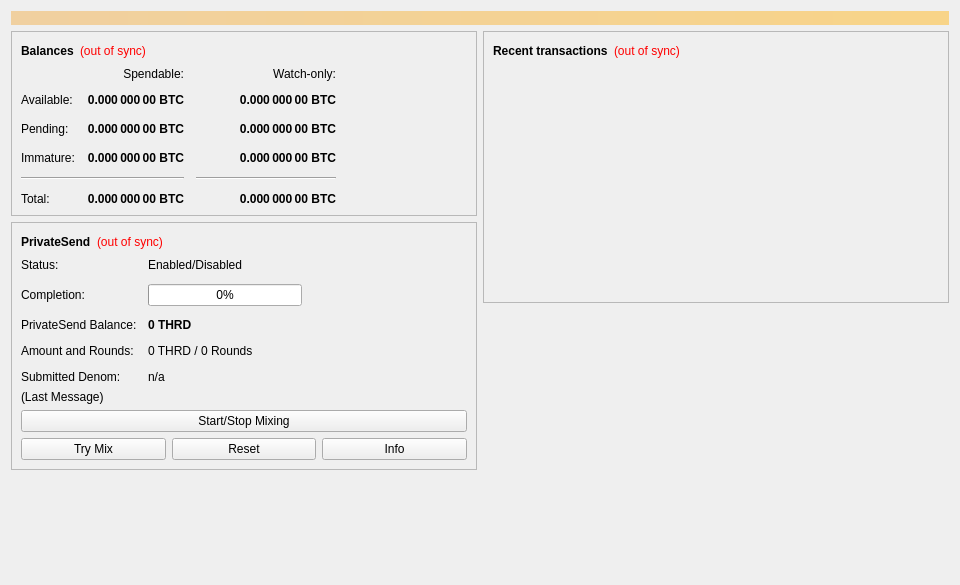
<?xml version="1.0" encoding="UTF-8"?>
<ui version="4.0">
 <class>OverviewPage</class>
 <widget class="QWidget" name="OverviewPage">
  <property name="geometry">
   <rect>
    <x>0</x>
    <y>0</y>
    <width>960</width>
    <height>585</height>
   </rect>
  </property>
  <property name="minimumSize">
   <size>
    <width>960</width>
    <height>0</height>
   </size>
  </property>
  <property name="windowTitle">
   <string>Form</string>
  </property>
  <layout class="QVBoxLayout" name="topLayout">
   <item>
    <widget class="QLabel" name="labelAlerts">
     <property name="visible">
      <bool>false</bool>
     </property>
     <property name="styleSheet">
      <string notr="true">QLabel { background-color: qlineargradient(x1: 0, y1: 0, x2: 1, y2: 0, stop:0 #F0D0A0, stop:1 #F8D488); color:#000000; }</string>
     </property>
     <property name="wordWrap">
      <bool>true</bool>
     </property>
     <property name="margin">
      <number>3</number>
     </property>
     <property name="textInteractionFlags">
      <set>Qt::TextSelectableByMouse</set>
     </property>
    </widget>
   </item>
   <item>
    <layout class="QHBoxLayout" name="horizontalLayout" stretch="1,1">
     <item>
      <layout class="QVBoxLayout" name="verticalLayout_2">
       <item>
        <widget class="QFrame" name="frame">
         <property name="frameShape">
          <enum>QFrame::StyledPanel</enum>
         </property>
         <property name="frameShadow">
          <enum>QFrame::Raised</enum>
         </property>
         <layout class="QVBoxLayout" name="verticalLayout_4">
          <item>
           <layout class="QHBoxLayout" name="horizontalLayout_4">
            <item>
             <widget class="QLabel" name="label_5">
              <property name="font">
               <font>
                <weight>75</weight>
                <bold>true</bold>
               </font>
              </property>
              <property name="text">
               <string>Balances</string>
              </property>
             </widget>
            </item>
            <item>
             <widget class="QLabel" name="labelWalletStatus">
              <property name="toolTip">
               <string>The displayed information may be out of date. Your wallet automatically synchronizes with the Threadcoin network after a connection is established, but this process has not completed yet.</string>
              </property>
              <property name="styleSheet">
               <string notr="true">QLabel { color: red; }</string>
              </property>
              <property name="text">
               <string notr="true">(out of sync)</string>
              </property>
              <property name="alignment">
               <set>Qt::AlignLeading|Qt::AlignLeft|Qt::AlignVCenter</set>
              </property>
             </widget>
            </item>
            <item>
             <spacer name="horizontalSpacer_3">
              <property name="orientation">
               <enum>Qt::Horizontal</enum>
              </property>
              <property name="sizeHint" stdset="0">
               <size>
                <width>40</width>
                <height>20</height>
               </size>
              </property>
             </spacer>
            </item>
           </layout>
          </item>
          <item>
           <layout class="QGridLayout" name="gridLayout">
            <property name="spacing">
             <number>12</number>
            </property>
            <item row="2" column="2">
             <widget class="QLabel" name="labelWatchPending">
              <property name="font">
               <font>
                <weight>75</weight>
                <bold>true</bold>
               </font>
              </property>
              <property name="cursor">
               <cursorShape>IBeamCursor</cursorShape>
              </property>
              <property name="toolTip">
               <string>Unconfirmed transactions to watch-only addresses</string>
              </property>
              <property name="text">
               <string notr="true">0.000 000 00 BTC</string>
              </property>
              <property name="alignment">
               <set>Qt::AlignRight|Qt::AlignTrailing|Qt::AlignVCenter</set>
              </property>
              <property name="textInteractionFlags">
               <set>Qt::LinksAccessibleByMouse|Qt::TextSelectableByKeyboard|Qt::TextSelectableByMouse</set>
              </property>
             </widget>
            </item>
            <item row="2" column="1">
             <widget class="QLabel" name="labelUnconfirmed">
              <property name="font">
               <font>
                <weight>75</weight>
                <bold>true</bold>
               </font>
              </property>
              <property name="cursor">
               <cursorShape>IBeamCursor</cursorShape>
              </property>
              <property name="toolTip">
               <string>Total of transactions that have yet to be confirmed, and do not yet count toward the spendable balance</string>
              </property>
              <property name="text">
               <string notr="true">0.000 000 00 BTC</string>
              </property>
              <property name="alignment">
               <set>Qt::AlignRight|Qt::AlignTrailing|Qt::AlignVCenter</set>
              </property>
              <property name="textInteractionFlags">
               <set>Qt::LinksAccessibleByMouse|Qt::TextSelectableByKeyboard|Qt::TextSelectableByMouse</set>
              </property>
             </widget>
            </item>
            <item row="3" column="2">
             <widget class="QLabel" name="labelWatchImmature">
              <property name="font">
               <font>
                <weight>75</weight>
                <bold>true</bold>
               </font>
              </property>
              <property name="cursor">
               <cursorShape>IBeamCursor</cursorShape>
              </property>
              <property name="toolTip">
               <string>Mined balance in watch-only addresses that has not yet matured</string>
              </property>
              <property name="text">
               <string notr="true">0.000 000 00 BTC</string>
              </property>
              <property name="alignment">
               <set>Qt::AlignRight|Qt::AlignTrailing|Qt::AlignVCenter</set>
              </property>
              <property name="textInteractionFlags">
               <set>Qt::LinksAccessibleByMouse|Qt::TextSelectableByKeyboard|Qt::TextSelectableByMouse</set>
              </property>
             </widget>
            </item>
            <item row="4" column="0" colspan="2">
             <widget class="Line" name="lineSpendableBalance">
              <property name="orientation">
               <enum>Qt::Horizontal</enum>
              </property>
             </widget>
            </item>
            <item row="4" column="2">
             <widget class="Line" name="lineWatchBalance">
              <property name="sizePolicy">
               <sizepolicy hsizetype="Preferred" vsizetype="Fixed">
                <horstretch>0</horstretch>
                <verstretch>0</verstretch>
               </sizepolicy>
              </property>
              <property name="minimumSize">
               <size>
                <width>140</width>
                <height>0</height>
               </size>
              </property>
              <property name="orientation">
               <enum>Qt::Horizontal</enum>
              </property>
             </widget>
            </item>
            <item row="5" column="0">
             <widget class="QLabel" name="labelTotalText">
              <property name="text">
               <string>Total:</string>
              </property>
             </widget>
            </item>
            <item row="3" column="1">
             <widget class="QLabel" name="labelImmature">
              <property name="font">
               <font>
                <weight>75</weight>
                <bold>true</bold>
               </font>
              </property>
              <property name="cursor">
               <cursorShape>IBeamCursor</cursorShape>
              </property>
              <property name="toolTip">
               <string>Mined balance that has not yet matured</string>
              </property>
              <property name="text">
               <string notr="true">0.000 000 00 BTC</string>
              </property>
              <property name="alignment">
               <set>Qt::AlignRight|Qt::AlignTrailing|Qt::AlignVCenter</set>
              </property>
              <property name="textInteractionFlags">
               <set>Qt::LinksAccessibleByMouse|Qt::TextSelectableByKeyboard|Qt::TextSelectableByMouse</set>
              </property>
             </widget>
            </item>
            <item row="2" column="3">
             <spacer name="horizontalSpacer_2">
              <property name="orientation">
               <enum>Qt::Horizontal</enum>
              </property>
              <property name="sizeHint" stdset="0">
               <size>
                <width>40</width>
                <height>20</height>
               </size>
              </property>
             </spacer>
            </item>
            <item row="3" column="0">
             <widget class="QLabel" name="labelImmatureText">
              <property name="text">
               <string>Immature:</string>
              </property>
             </widget>
            </item>
            <item row="5" column="1">
             <widget class="QLabel" name="labelTotal">
              <property name="font">
               <font>
                <weight>75</weight>
                <bold>true</bold>
               </font>
              </property>
              <property name="cursor">
               <cursorShape>IBeamCursor</cursorShape>
              </property>
              <property name="toolTip">
               <string>Your current total balance</string>
              </property>
              <property name="text">
               <string notr="true">0.000 000 00 BTC</string>
              </property>
              <property name="alignment">
               <set>Qt::AlignRight|Qt::AlignTrailing|Qt::AlignVCenter</set>
              </property>
              <property name="textInteractionFlags">
               <set>Qt::LinksAccessibleByMouse|Qt::TextSelectableByKeyboard|Qt::TextSelectableByMouse</set>
              </property>
             </widget>
            </item>
            <item row="5" column="2">
             <widget class="QLabel" name="labelWatchTotal">
              <property name="font">
               <font>
                <weight>75</weight>
                <bold>true</bold>
               </font>
              </property>
              <property name="cursor">
               <cursorShape>IBeamCursor</cursorShape>
              </property>
              <property name="toolTip">
               <string>Current total balance in watch-only addresses</string>
              </property>
              <property name="text">
               <string notr="true">0.000 000 00 BTC</string>
              </property>
              <property name="alignment">
               <set>Qt::AlignRight|Qt::AlignTrailing|Qt::AlignVCenter</set>
              </property>
              <property name="textInteractionFlags">
               <set>Qt::LinksAccessibleByMouse|Qt::TextSelectableByKeyboard|Qt::TextSelectableByMouse</set>
              </property>
             </widget>
            </item>
            <item row="0" column="2">
             <widget class="QLabel" name="labelWatchonly">
              <property name="text">
               <string>Watch-only:</string>
              </property>
              <property name="alignment">
               <set>Qt::AlignRight|Qt::AlignTrailing|Qt::AlignVCenter</set>
              </property>
             </widget>
            </item>
            <item row="1" column="0">
             <widget class="QLabel" name="labelBalanceText">
              <property name="text">
               <string>Available:</string>
              </property>
             </widget>
            </item>
            <item row="1" column="1">
             <widget class="QLabel" name="labelBalance">
              <property name="font">
               <font>
                <weight>75</weight>
                <bold>true</bold>
               </font>
              </property>
              <property name="cursor">
               <cursorShape>IBeamCursor</cursorShape>
              </property>
              <property name="toolTip">
               <string>Your current spendable balance</string>
              </property>
              <property name="text">
               <string notr="true">0.000 000 00 BTC</string>
              </property>
              <property name="alignment">
               <set>Qt::AlignRight|Qt::AlignTrailing|Qt::AlignVCenter</set>
              </property>
              <property name="textInteractionFlags">
               <set>Qt::LinksAccessibleByMouse|Qt::TextSelectableByKeyboard|Qt::TextSelectableByMouse</set>
              </property>
             </widget>
            </item>
            <item row="1" column="2">
             <widget class="QLabel" name="labelWatchAvailable">
              <property name="font">
               <font>
                <weight>75</weight>
                <bold>true</bold>
               </font>
              </property>
              <property name="cursor">
               <cursorShape>IBeamCursor</cursorShape>
              </property>
              <property name="toolTip">
               <string>Your current balance in watch-only addresses</string>
              </property>
              <property name="text">
               <string notr="true">0.000 000 00 BTC</string>
              </property>
              <property name="alignment">
               <set>Qt::AlignRight|Qt::AlignTrailing|Qt::AlignVCenter</set>
              </property>
              <property name="textInteractionFlags">
               <set>Qt::LinksAccessibleByMouse|Qt::TextSelectableByKeyboard|Qt::TextSelectableByMouse</set>
              </property>
             </widget>
            </item>
            <item row="2" column="0">
             <widget class="QLabel" name="labelPendingText">
              <property name="text">
               <string>Pending:</string>
              </property>
             </widget>
            </item>
            <item row="0" column="1">
             <widget class="QLabel" name="labelSpendable">
              <property name="text">
               <string>Spendable:</string>
              </property>
              <property name="alignment">
               <set>Qt::AlignRight|Qt::AlignTrailing|Qt::AlignVCenter</set>
              </property>
             </widget>
            </item>
           </layout>
          </item>
         </layout>
        </widget>
       </item>
       <item>
        <widget class="QFrame" name="framePrivateSend">
         <property name="layoutDirection">
          <enum>Qt::LeftToRight</enum>
         </property>
         <property name="frameShape">
          <enum>QFrame::StyledPanel</enum>
         </property>
         <property name="frameShadow">
          <enum>QFrame::Raised</enum>
         </property>
         <layout class="QVBoxLayout" name="VerticalLayout_PS1">
          <item>
           <layout class="QHBoxLayout" name="horizontalLayout_5">
            <item>
             <widget class="QLabel" name="labelPrivateSendHeader">
              <property name="font">
               <font>
                <weight>75</weight>
                <bold>true</bold>
               </font>
              </property>
              <property name="text">
               <string>PrivateSend</string>
              </property>
             </widget>
            </item>
            <item>
             <widget class="QLabel" name="labelPrivateSendSyncStatus">
              <property name="toolTip">
               <string>The displayed information may be out of date. Your wallet automatically synchronizes with the Threadcoin network after a connection is established, but this process has not completed yet.</string>
              </property>
              <property name="styleSheet">
               <string notr="true">QLabel { color: red; }</string>
              </property>
              <property name="text">
               <string notr="true">(out of sync)</string>
              </property>
              <property name="alignment">
               <set>Qt::AlignLeading|Qt::AlignLeft|Qt::AlignVCenter</set>
              </property>
             </widget>
            </item>
            <item>
             <spacer name="horizontalSpacer_4">
              <property name="orientation">
               <enum>Qt::Horizontal</enum>
              </property>
              <property name="sizeHint" stdset="0">
               <size>
                <width>40</width>
                <height>20</height>
               </size>
              </property>
             </spacer>
            </item>
           </layout>
          </item>
          <item>
           <layout class="QFormLayout" name="privateSendFormLayout">
            <property name="fieldGrowthPolicy">
             <enum>QFormLayout::AllNonFixedFieldsGrow</enum>
            </property>
            <property name="horizontalSpacing">
             <number>11</number>
            </property>
            <property name="verticalSpacing">
             <number>12</number>
            </property>
            <item row="0" column="0">
             <widget class="QLabel" name="labelPrivateSendEnabledText">
              <property name="text">
               <string>Status:</string>
              </property>
             </widget>
            </item>
            <item row="0" column="1">
             <widget class="QLabel" name="labelPrivateSendEnabled">
              <property name="text">
               <string>Enabled/Disabled</string>
              </property>
             </widget>
            </item>
            <item row="1" column="0">
             <widget class="QLabel" name="labelCompletitionText">
              <property name="text">
               <string>Completion:</string>
              </property>
             </widget>
            </item>
            <item row="1" column="1">
             <widget class="QProgressBar" name="privateSendProgress">
              <property name="maximumSize">
               <size>
                <width>154</width>
                <height>16777215</height>
               </size>
              </property>
              <property name="value">
               <number>0</number>
              </property>
             </widget>
            </item>
            <item row="2" column="0">
             <widget class="QLabel" name="labelAnonymizedText">
              <property name="text">
               <string>PrivateSend Balance:</string>
              </property>
             </widget>
            </item>
            <item row="2" column="1">
             <widget class="QLabel" name="labelAnonymized">
              <property name="font">
               <font>
                <weight>75</weight>
                <bold>true</bold>
               </font>
              </property>
              <property name="text">
               <string notr="true">0 THRD</string>
              </property>
             </widget>
            </item>
            <item row="3" column="0">
             <widget class="QLabel" name="labelAmountAndRoundsText">
              <property name="text">
               <string>Amount and Rounds:</string>
              </property>
             </widget>
            </item>
            <item row="3" column="1">
             <widget class="QLabel" name="labelAmountRounds">
              <property name="text">
               <string>0 THRD / 0 Rounds</string>
              </property>
             </widget>
            </item>
            <item row="4" column="0">
             <widget class="QLabel" name="labelSubmittedDenomText">
              <property name="text">
               <string>Submitted Denom:</string>
              </property>
             </widget>
            </item>
            <item row="4" column="1">
             <widget class="QLabel" name="labelSubmittedDenom">
              <property name="toolTip">
               <string>The denominations you submitted to the Masternode.&lt;br&gt;To mix, other users must submit the exact same denominations.</string>
              </property>
              <property name="text">
               <string>n/a</string>
              </property>
             </widget>
            </item>
           </layout>
          </item>
          <item>
           <layout class="QVBoxLayout" name="VerticalLayout_PS">
            <item>
             <widget class="QLabel" name="labelPrivateSendLastMessage">
              <property name="text">
               <string>(Last Message)</string>
              </property>
              <property name="alignment">
               <set>Qt::AlignLeading|Qt::AlignLeft|Qt::AlignTop</set>
              </property>
              <property name="wordWrap">
               <bool>true</bool>
              </property>
             </widget>
            </item>
            <item>
             <widget class="QPushButton" name="togglePrivateSend">
              <property name="sizePolicy">
               <sizepolicy hsizetype="MinimumExpanding" vsizetype="Fixed">
                <horstretch>0</horstretch>
                <verstretch>0</verstretch>
               </sizepolicy>
              </property>
              <property name="text">
               <string>Start/Stop Mixing</string>
              </property>
             </widget>
            </item>
            <item>
             <layout class="QHBoxLayout" name="horizontalLayout_debugbuttons">
              <item>
               <widget class="QPushButton" name="privateSendAuto">
                <property name="sizePolicy">
                 <sizepolicy hsizetype="MinimumExpanding" vsizetype="Fixed">
                  <horstretch>0</horstretch>
                  <verstretch>0</verstretch>
                 </sizepolicy>
                </property>
                <property name="toolTip">
                 <string>Try to manually submit a PrivateSend request.</string>
                </property>
                <property name="text">
                 <string>Try Mix</string>
                </property>
               </widget>
              </item>
              <item>
               <widget class="QPushButton" name="privateSendReset">
                <property name="sizePolicy">
                 <sizepolicy hsizetype="MinimumExpanding" vsizetype="Fixed">
                  <horstretch>0</horstretch>
                  <verstretch>0</verstretch>
                 </sizepolicy>
                </property>
                <property name="toolTip">
                 <string>Reset the current status of PrivateSend (can interrupt PrivateSend if it's in the process of Mixing, which can cost you money!)</string>
                </property>
                <property name="autoFillBackground">
                 <bool>false</bool>
                </property>
                <property name="text">
                 <string>Reset</string>
                </property>
               </widget>
              </item>
              <item>
               <widget class="QPushButton" name="privateSendInfo">
                <property name="sizePolicy">
                 <sizepolicy hsizetype="MinimumExpanding" vsizetype="Fixed">
                  <horstretch>0</horstretch>
                  <verstretch>0</verstretch>
                 </sizepolicy>
                </property>
                <property name="toolTip">
                 <string>Information about PrivateSend and Mixing</string>
                </property>
                <property name="text">
                 <string>Info</string>
                </property>
               </widget>
              </item>
             </layout>
            </item>
           </layout>
          </item>
         </layout>
        </widget>
       </item>
       <item>
        <spacer name="verticalSpacer">
         <property name="orientation">
          <enum>Qt::Vertical</enum>
         </property>
         <property name="sizeHint" stdset="0">
          <size>
           <width>20</width>
           <height>40</height>
          </size>
         </property>
        </spacer>
       </item>
      </layout>
     </item>
     <item>
      <layout class="QVBoxLayout" name="verticalLayout_3">
       <item>
        <widget class="QFrame" name="frame_2">
         <property name="frameShape">
          <enum>QFrame::StyledPanel</enum>
         </property>
         <property name="frameShadow">
          <enum>QFrame::Raised</enum>
         </property>
         <layout class="QVBoxLayout" name="verticalLayout">
          <item>
           <layout class="QHBoxLayout" name="horizontalLayout_2">
            <item>
             <widget class="QLabel" name="label_4">
              <property name="font">
               <font>
                <weight>75</weight>
                <bold>true</bold>
               </font>
              </property>
              <property name="text">
               <string>Recent transactions</string>
              </property>
             </widget>
            </item>
            <item>
             <widget class="QLabel" name="labelTransactionsStatus">
              <property name="toolTip">
               <string>The displayed information may be out of date. Your wallet automatically synchronizes with the Threadcoin network after a connection is established, but this process has not completed yet.</string>
              </property>
              <property name="styleSheet">
               <string notr="true">QLabel { color: red; }</string>
              </property>
              <property name="text">
               <string notr="true">(out of sync)</string>
              </property>
              <property name="alignment">
               <set>Qt::AlignLeading|Qt::AlignLeft|Qt::AlignVCenter</set>
              </property>
             </widget>
            </item>
            <item>
             <spacer name="horizontalSpacer">
              <property name="orientation">
               <enum>Qt::Horizontal</enum>
              </property>
              <property name="sizeHint" stdset="0">
               <size>
                <width>40</width>
                <height>20</height>
               </size>
              </property>
             </spacer>
            </item>
           </layout>
          </item>
          <item>
           <widget class="QListView" name="listTransactions">
            <property name="styleSheet">
             <string notr="true">QListView { background: transparent; }</string>
            </property>
            <property name="frameShape">
             <enum>QFrame::NoFrame</enum>
            </property>
            <property name="verticalScrollBarPolicy">
             <enum>Qt::ScrollBarAlwaysOff</enum>
            </property>
            <property name="horizontalScrollBarPolicy">
             <enum>Qt::ScrollBarAlwaysOff</enum>
            </property>
            <property name="selectionMode">
             <enum>QAbstractItemView::NoSelection</enum>
            </property>
           </widget>
          </item>
         </layout>
        </widget>
       </item>
       <item>
        <spacer name="verticalSpacer_2">
         <property name="orientation">
          <enum>Qt::Vertical</enum>
         </property>
         <property name="sizeHint" stdset="0">
          <size>
           <width>20</width>
           <height>40</height>
          </size>
         </property>
        </spacer>
       </item>
      </layout>
     </item>
    </layout>
   </item>
  </layout>
 </widget>
 <resources/>
 <connections/>
</ui>
